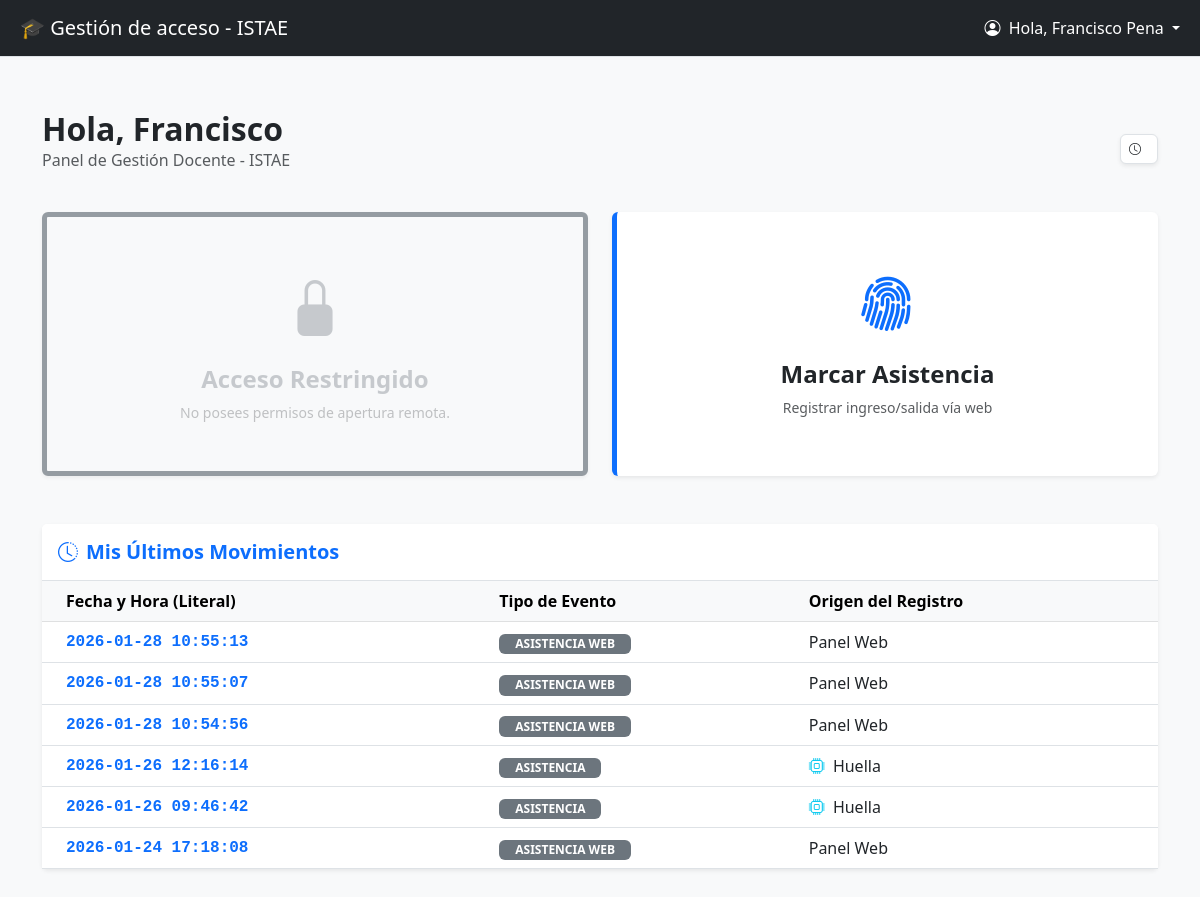
The app's page /docente/dashboard (signed in) with its own data.
### app.py (models this page shows)
class User(UserMixin, db.Model):
    __tablename__ = 'usuarios'
    id = db.Column(db.Integer, primary_key=True)
    biometric_id = db.Column(db.String(20), unique=True)
    nombre = db.Column(db.String(100))
    username = db.Column(db.String(50), unique=True)
    password = db.Column(db.String(255))
    rol = db.Column(db.String(20), default='docente')
    acceso_puerta = db.Column(db.Integer, default=0)

class Log(db.Model):
    __tablename__ = 'logs'
    id = db.Column(db.Integer, primary_key=True)
    fecha = db.Column(db.String(30))
    usuario_id = db.Column(db.String(20))
    tipo_evento = db.Column(db.String(50))
    origen = db.Column(db.String(50))

### app.py (the view)
@app.route('/docente/dashboard')
@login_required
def docente_dashboard():
    logs = Log.query.filter_by(usuario_id=current_user.biometric_id).order_by(Log.id.desc()).limit(10).all()
    return render_template('docente.html', logs=logs)

### app.py (called while the page is built)
@login_manager.user_loader
def load_user(user_id):
    return db.session.get(User, int(user_id))

### templates/docente.html (shortened to what this page needs)
{% extends "base.html" %}
{% block content %}
<div class="container py-3">
    <div class="d-flex justify-content-between align-items-center mb-4">
        <div>
            <h2 class="fw-bold text-dark mb-0">Hola, {{ current_user.nombre.split(' ')[0] }}</h2>
            <p class="text-muted">Panel de Gestión Docente - ISTAE</p>
        </div>
        <div class="text-end d-none d-md-block">
            <span class="badge bg-white text-dark border shadow-sm p-2">
                <i class="bi bi-clock me-2"></i>{{ current_time_display }}
            </span>
        </div>
    </div>
    <div class="row g-4">
        <div class="col-md-6">
            {% if current_user.acceso_puerta == 1 %}
                <a href="{{ url_for('docente_abrir') }}" class="text-decoration-none" onclick="activarCarga(this)">
                    <div class="card shadow-sm h-100 action-card border-start border-5 border-danger">
                        <div class="card-body text-center p-5">
                            <div id="icon-container">
                                <i class="bi bi-unlock-fill text-danger icon-big mb-3 d-block"></i>
                            </div>
                            <h4 class="fw-bold text-dark">Abrir Puerta</h4>
                            <p class="text-muted small mb-0">Acceso remoto a la cerradura física</p>
                        </div>
                    </div>
                </a>
            {% else %}
                <div class="card shadow-sm h-100 card-disabled border-start border-5 border-secondary">
                    <div class="card-body text-center p-5">
                        <i class="bi bi-lock-fill text-secondary icon-big mb-3 d-block"></i>
                        <h4 class="fw-bold text-secondary">Acceso Restringido</h4>
                        <p class="text-muted small mb-0">No posees permisos de apertura remota.</p>
                    </div>
                </div>
            {% endif %}
        </div>
        <div class="col-md-6">
            <a href="{{ url_for('docente_marcar') }}" class="text-decoration-none">
                <div class="card shadow-sm h-100 action-card border-start border-5 border-primary">
                    <div class="card-body text-center p-5">
                        <i class="bi bi-fingerprint text-primary icon-big mb-3 d-block"></i>
                        <h4 class="fw-bold text-dark">Marcar Asistencia</h4>
                        <p class="text-muted small mb-0">Registrar ingreso/salida vía web</p>
                    </div>
                </div>
            </a>
        </div>
    </div>
    <div class="card shadow-sm border-0 mt-5">
        <div class="card-header bg-white py-3 border-bottom">
            <h5 class="mb-0 fw-bold text-primary"><i class="bi bi-clock-history me-2"></i>Mis Últimos Movimientos</h5>
        </div>
        <div class="card-body p-0">
            <div class="table-responsive">
                <table class="table table-hover align-middle mb-0">
                    <thead class="table-light">
                        <tr>
                            <th class="ps-4">Fecha y Hora (Literal)</th>
                            <th>Tipo de Evento</th>
                            <th>Origen del Registro</th>
                        </tr>
                    </thead>
                    <tbody>
                        {% for log in logs %}
                        <tr>
                            <td class="ps-4 mono fw-bold text-primary">{{ log.fecha }}</td>
                            <td>
                                {% if log.tipo_evento == "Asistencia + puerta" %}
                                    <span class="badge bg-success bg-opacity-10 text-success border border-success px-3">Asistencia + puerta</span>
                                {% elif log.tipo_evento == "Asistencia" %}
                                    <span class="badge bg-primary bg-opacity-10 text-primary border border-primary px-3">Asistencia</span>
                                {% elif log.tipo_evento == "Apertura Remota" %}
                                    <span class="badge bg-danger bg-opacity-10 text-danger border border-danger px-3">Apertura Remota</span>
                                {% else %}
                                    <span class="badge bg-secondary px-3">{{ log.tipo_evento }}</span>
                                {% endif %}
                            </td>
                            <td>
                                {% if log.origen == "Huella" %}
                                    <i class="bi bi-cpu text-info me-1"></i>
                                {% elif log.origen == "Asistencia remota" %}
                                    <i class="bi bi-laptop text-primary me-1"></i>
                                {% endif %}
                                {{ log.origen }}
                            </td>
                        </tr>
                        {% else %}
                        <tr>
                            <td colspan="3" class="text-center py-4 text-muted">Aún no registras movimientos hoy.</td>
                        </tr>
                        {% endfor %}
                    </tbody>
                </table>
            </div>
        </div>
    </div>
</div>
{% endblock %}

### templates/base.html (shortened to what this page needs)
<!DOCTYPE html>
<html lang="es">
<head>
    <link href="https://cdn.jsdelivr.net/npm/bootstrap@5.3.0/dist/css/bootstrap.min.css" rel="stylesheet">
    <link rel="stylesheet" href="https://cdn.jsdelivr.net/npm/bootstrap-icons@1.10.5/font/bootstrap-icons.css">
</head>
<body>
    <div class="d-flex" id="wrapper">
        <div id="page-content-wrapper" class="w-100">
            <nav class="navbar navbar-expand-lg navbar-dark bg-dark border-bottom fixed-top navbar-top">
                <div class="container-fluid">
                    <a class="navbar-brand ms-2" href="#">🎓 Gestión de acceso - ISTAE</a>
                    <div class="collapse navbar-collapse">
                        <ul class="navbar-nav ms-auto">
                            {% if current_user.is_authenticated %}
                            <li class="nav-item dropdown">
                                <a class="nav-link dropdown-toggle text-white" href="#" role="button" data-bs-toggle="dropdown" aria-expanded="false">
                                    <i class="bi bi-person-circle me-1"></i> Hola, {{ current_user.nombre }}
                                </a>
                            </li>
                            {% endif %}
                        </ul>
                    </div>
                </div>
            </nav>
            <div class="main-content p-4">
                {% block content %}{% endblock %}
            </div>
        </div>
    </div>
</body>
</html>

### templates/base.html (style rules this page uses)
body { padding-top: 70px; background-color: #f8f9fa; transition: margin-left .3s; }
.main-content { padding-top: 70px; margin-left: 250px; transition: margin-left .3s; }
.navbar-top { z-index: 1000; }

### templates/docente.html (style rules this page uses)
.main-content { margin-left: 0 !important; }
.action-card { transition: all 0.3s ease; border: none; cursor: pointer; position: relative; overflow: hidden; }
.card-disabled { background-color: #f8f9fa; border-color: #dee2e6; cursor: not-allowed; opacity: 0.7; }
.card-disabled .card-body { opacity: 0.5; }
.icon-big { font-size: 3.5rem; transition: transform 0.3s; }
.mono { font-family: 'Courier New', Courier, monospace; }

### records on screen
User: nombre "Francisco Pena", nombre "Francisco"
Log: fecha "2026-01-28 10:55:13", tipo_evento "ASISTENCIA WEB", origen "Panel Web"
Log: fecha "2026-01-28 10:55:07", tipo_evento "ASISTENCIA WEB", origen "Panel Web"
Log: fecha "2026-01-28 10:54:56", tipo_evento "ASISTENCIA WEB", origen "Panel Web"
Log: fecha "2026-01-26 12:16:14", tipo_evento "ASISTENCIA", origen "Huella"
Log: fecha "2026-01-26 09:46:42", tipo_evento "ASISTENCIA", origen "Huella"
Log: fecha "2026-01-24 17:18:08", tipo_evento "ASISTENCIA WEB", origen "Panel Web"
